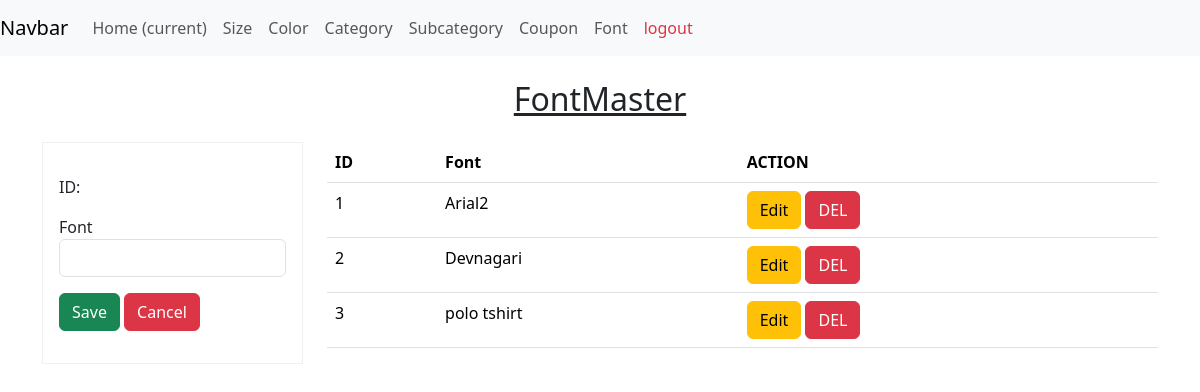
The app's page /font/ with its own data.
### custome_app/models.py (models this page shows, shortened)
class Font(models.Model):
    name = models.CharField(max_length=50, unique=True, blank=False, null=False)

### custome_app/views.py (the view, shortened to what this page needs)
# urls.py: path('font/', FontView.as_view(), name='font_view_url'),
class FontView(views.View):
    def get(self, request, pk=None):
        context = {}
        template_name = 'admin_function/font.html'
        fonts = Font.objects.all()
        context['fonts'] = fonts
        if pk:
            font = fonts.filter(id=pk)
            if str(request.path).endswith('/delete/'):
                context['del_font'] = font[0] if font.exists() else None
            else:
                context['font'] = font[0] if font.exists() else None
        return render(request, template_name, context)

### templates/admin_function/font.html (shortened to what this page needs)
{% extends 'custome_app/admin_hompage.html' %}
{% block main %}
<div class="container mt-4">
    <div class="row">
        <div class="col-12 mb-3">
            <h2 style="text-align: center;"><u>FontMaster</u></h2>
        </div>
        <div class="col-3">
            {% if del_font %}
                <form method="post" style="border: 1px solid rgb(230,230,230);">
                    {% csrf_token %}
                    <h3 style="color:red;"> Are you sure to delete this record? </h3>
                    <input type="hidden" value="{{ del_font.id}}" name="id">
                    <input type="submit" class="btn btn-danger" value="DELETE"/>
                    <a class="btn btn-info" href="{% url 'font_view_url' %}">CANCEL</a>
                </form>
            {% else %}
                <form method="post" class="p-3" style="border:1px solid rgb(240,240,240);">
                    <div class="mb-3 mt-3">
                        <label>ID: <b>{{font.id}}</b></label>
                    </div>
                    <div class="mb-3 mt-3">
                        <label>Font</label>
                        <input type="text" class="form-control" name="name" value="{{font.name}}" />
                    </div>
                    <div class="mb-3 mt-3">
                        <button type="submit" class="btn btn-success">Save</button>
                        <button type="reset" class="btn btn-danger">Cancel</button>
                    </div>
                </form>
            {% endif %}
        </div>
        <div class="col-9">
            <table class="table table-stripped">
                <thead style="">
                    <tr>
                        <th>ID</th>
                        <th>Font</th>
                        <th>ACTION</th>
                    </tr>
                </thead>
                <tbody>
                    {% for font in fonts %}
                    <tr>
                        <td>{{ forloop.counter }}</td>
                        <td>{{ font.name }}</td>
                        <td>
                            <a class="btn btn-warning" href="{% url 'font_view_edit_url' font.id %}">Edit</a>
                            <a class="btn btn-danger" href="{% url 'font_view_delete_url' font.id %}">DEL</a>
                        </td>
                    </tr>
                    {% endfor %}
                </tbody>
            </table>
        </div>
    </div>
</div>
{% endblock %}

### records on screen
Font: name "Arial2"
Font: name "Devnagari"
Font: name "polo tshirt"
